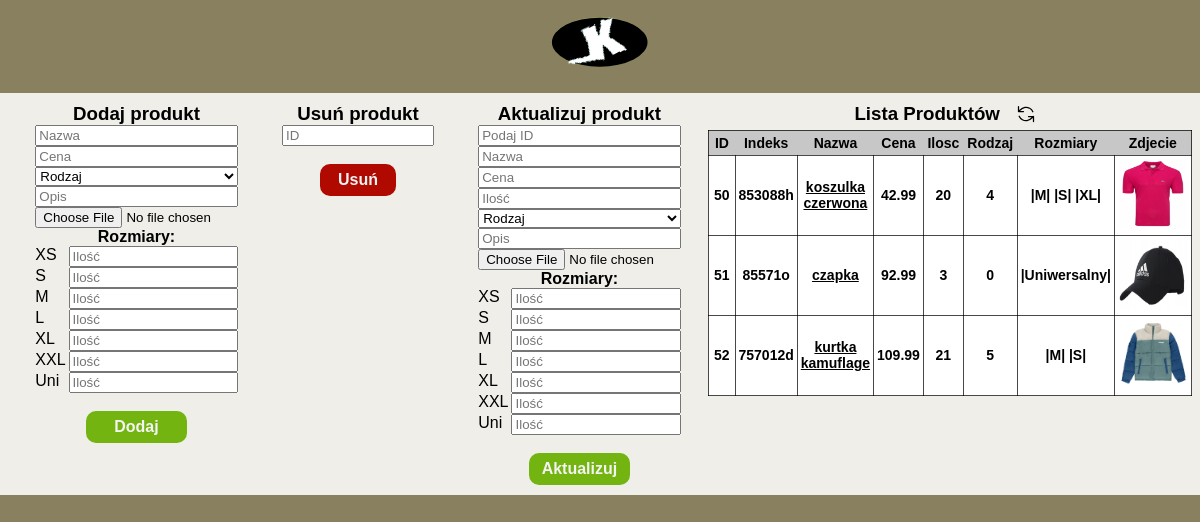
Page /panel.php (signed in) on the earlier database version.
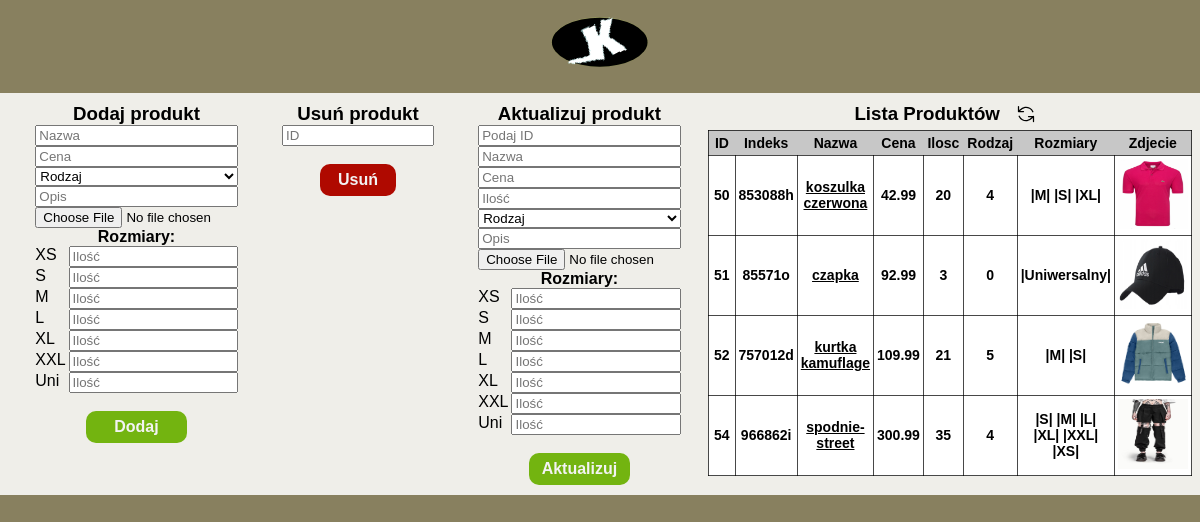
Same page on the later database version.
### tables this page shows
CREATE TABLE `produkty` (
  `id` int(11) NOT NULL,
  `nazwa` varchar(200) NOT NULL,
  `cena` decimal(10,2) NOT NULL,
  `ilosc` smallint(6) NOT NULL,
  `rodzaj` varchar(50) NOT NULL,
  `opis` text NOT NULL,
  `zdjecie` varchar(255) DEFAULT NULL,
  `indeks_produktu` varchar(8) DEFAULT NULL,
  `link` varchar(255) DEFAULT NULL
);

CREATE TABLE `rozmiary_produktow` (
  `id` int(11) NOT NULL,
  `id_produktu` int(11) NOT NULL,
  `rozmiar` varchar(20) NOT NULL,
  `ilosc` smallint(6) NOT NULL
);

### panel.php (the view, shortened to what this page needs)
<!DOCTYPE html>
<html lang="pl">
<head>
    <link rel="stylesheet" href="s.css?v=1.1">
</head>
<body>
<div class="contener">
<?php include_once("laczenieZbaza.php");?>
<div style="text-align:center; margin-bottom:20px;">
    <a href="index.php"><img src="svg/logo1.svg" alt="logo" width="100px" height="auto"></a>
</div>
<div class="menu_panelu">
<div class="panel" id="panel1">
    <h3   id="p1">Dodaj produkt</h3>
    <form action="dodaj_produkt.php" class="form_panel" method="post" id="form1" enctype="multipart/form-data">
        <input type="text" name="nazwa" placeholder="Nazwa">
        <input type="text" name="cena" placeholder="Cena">
        <select name="rodzaj">
        <option value="">Rodzaj</option>
        </select>
        <input type=" " name="opis" placeholder="Opis">
        <input type="file" name="zdjecie" placeholder="Zdjecie">
        <p style="font-weight:bold;">Rozmiary:</p>
        <div class="rozmiary">
        <label for="XS">XS</label>
        <input type="number" name="XS" placeholder="Ilość">
        <label for="S">S</label>
        <input type="number" name="S" placeholder="Ilość">
        <label for="M">M</label>
        <input type="number" name="M" placeholder="Ilość">
        <label for="L">L</label>
        <input type="number" name="L" placeholder="Ilość">
        <label for="XL">XL</label>
        <input type="number" name="XL" placeholder="Ilość">
        <label for="XXL">XXL</label>
        <input type="number" name="XXL" placeholder="Ilość">
        <label for="Uniwersalny">Uni</label>
        <input type="number" name="Uniwersalny" placeholder="Ilość">
        </div>
        <br>
        <button type="submit">Dodaj</button>
    </form>
</div>
<div class="panel" id="panel2">
    <h3 id="p2" >Usuń produkt</h3>
    <form action="usun_produkt.php" class="form_panel" method="post" id="form2">
        <input type="text" name="id" placeholder="ID"><br>
        <button type="submit">Usuń</button>
    </form>
</div>
<div class="panel" id="panel3">
    <h3  id="p4">Aktualizuj produkt</h3>
    <form action="akt_produkt.php" class="form_panel" method="post" id="form3" enctype="multipart/form-data">
        <input type="text" name="id"  placeholder="Podaj ID">
        <input type="text" name="nazwa" placeholder="Nazwa">
        <input type="text" name="cena" placeholder="Cena">
        <input type="text" name="ilosc" placeholder="Ilość">
        <select name="rodzaj">
            <option value="">Rodzaj</option>
        </select>
        <input type=" " name="opis" placeholder="Opis">
        <input type="file" name="zdjecie" placeholder="Zdjecie">
        <p style="font-weight:bold;">Rozmiary:</p>
        <div class="rozmiary">
        <label for="XS">XS</label>
        <input type="number" name="XS" placeholder="Ilość">
        <label for="S">S</label>
        <input type="number" name="S" placeholder="Ilość">
        <label for="M">M</label>
        <input type="number" name="M" placeholder="Ilość">
        <label for="L">L</label>
        <input type="number" name="L" placeholder="Ilość">
        <label for="XL">XL</label>
        <input type="number" name="XL" placeholder="Ilość">
        <label for="XXL">XXL</label>
        <input type="number" name="XXL" placeholder="Ilość">
        <label for="Uniwersalny">Uni</label>
        <input type="number" name="Uniwersalny" placeholder="Ilość">
        </div>
        <br>
        <button type="submit">Aktualizuj</button>
    </form>
</div>
<div class="panel" id="panel4">
    <div class="lista_produktow">
    <h3 id="p5">Lista Produktów</h3>
    <button class="button_refresh" onClick="window.location.reload();"><img src="svg/refresh.svg" alt="&#10227" width="20px" height="20px"></button>
    </div>
    <table class="tabela_produktow">
        <tr>
            <th>ID</th>
            <th>Indeks</th>
            <th>Nazwa</th>
            <th>Cena</th>
            <th>Ilosc</th>
            <th>Rodzaj</th>
            <th>Rozmiary</th>
            <th>Zdjecie</th>
        </tr>
<?php
$pyt_produkt = $conn->query("SELECT * FROM produkty")->fetchAll();
foreach($pyt_produkt as $linia){
    $pyt_rozmiar = $conn->prepare("SELECT rozmiar FROM rozmiary_produktow WHERE id_produktu = ?");
    $pyt_rozmiar->execute([$linia["id"]]);
    echo "<tr>";
    echo "<td>" . $linia["id"] . "</td>";
    echo "<td>" . $linia["indeks_produktu"] . "</td>";
    echo "<td>" . "<a style='color:black;' href=" .$linia["link"].">".$linia["nazwa"] . "</a></td>";
    echo "<td>" . $linia["cena"] . "</td>";
    echo "<td>" . $linia["ilosc"] . "</td>";
    echo "<td>" . $linia["rodzaj"] . "</td>";
    echo "<td>";
    while($kolejny = $pyt_rozmiar->fetch()){
        echo  " |".$kolejny['rozmiar'] ."| ";
    }
    echo "</td>";
    if( $linia["zdjecie"] == NULL ){
        echo "<td>" . "Brak" . "</td>";
    }
    else{
        echo "<td>" . "<img src=$linia[zdjecie] width=70px height=70px>" . "</td>";
    }
    echo "</tr>";
}
echo "</table>";
?>
</div>
</div>
</div>
</body>
</html>

### s.css (style rules this page uses)
* { box-sizing: border-box; margin: 0; }
body { min-height: 100vh; display: flex; flex-direction: column; background: rgb(136, 128, 95); font-family:'Segoe UI'; color: black; margin: 0; }
.contener { padding-top: 1rem; padding-bottom: 2rem; flex: 1; }
.menu_panelu { background-color: #ffffffdc; padding: 10px; display: flex; flex-direction: row; }
.menu_panelu div { flex: 20%; text-align: center; }
.panel { font-family: arial; font-size: 16px; }
.panel h3 { cursor:default; }
.form_panel { display: flex; flex-direction: column; width: 80%; margin-left: auto; margin-right: auto; }
.form_panel button { cursor: pointer; border: none; background-color: #73b410; border-radius: 10px; height: 4vh; width: 50%; margin-left: auto; margin-right: auto; font-weight: bold; font-size: 1rem; color: rgb(243, 243, 243); }
#form2 button { background-color: #af0900; }
.rozmiary { display: grid; grid-template-columns: 1fr 10fr; grid-template-rows: repeat(7, 1fr); grid-column-gap: 3px; grid-row-gap: 0px; }
.rozmiary label { width: fit-content; }
.rozmiary input { width: 100%; }
.tabela_produktow, .tabela_produktow td { color: black; width: 100%; background-color: #ffffff; border: 1px solid #000000b7; padding: 3px; margin: 2px; font-size: 14px; font-weight: bold; border-collapse:collapse; }
.tabela_produktow th { padding: 4px; background-color: #c7c7c7; }
.lista_produktow { display:flex; flex-direction:row; gap:2%; justify-content:center; }
.button_refresh { background-color: transparent; border: none; cursor: pointer; transition: 0.2s; }

Differences in the rows shown:
added produkty: id "54", indeks_produktu "966862i", nazwa "spodnie-street", cena "300.99", ilosc "35", rodzaj "4", zdjecie (picture)
added rozmiary_produktow: rozmiar "S", shown under "54"
added rozmiary_produktow: rozmiar "M", shown under "54"
added rozmiary_produktow: rozmiar "L", shown under "54"
added rozmiary_produktow: rozmiar "XL", shown under "54"
added rozmiary_produktow: rozmiar "XXL", shown under "54"
added rozmiary_produktow: rozmiar "XS", shown under "54"
